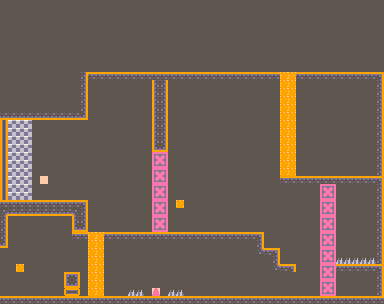

A 2D game scene composited from a Tiled map and its tileset images. What follows is a short description and the map's XML, with each tile layer's data collapsed to a summary:
An orthogonal 48x38 tile map with 8x8 px tiles, 4 tile layers (tiles, collide, spawns, waterfall).

<map version="1.10" tiledversion="1.11.2" orientation="orthogonal" renderorder="right-down" width="48" height="38" tilewidth="8" tileheight="8" infinite="0" nextlayerid="7" nextobjectid="5">
 <tileset firstgid="1" source="sample-sheet.tsx" />
 <layer id="1" name="tiles" width="48" height="38">
  <data>[1824 cells, 1817 non-empty, 9 distinct tile ids]</data>
 </layer>
 <layer id="2" name="collide" width="48" height="38">
  <data>[1824 cells, 207 non-empty, 19 distinct tile ids]</data>
 </layer>
 <layer id="3" name="spawns" width="48" height="38">
  <data>[1824 cells, 5 non-empty, 4 distinct tile ids]</data>
 </layer>
 <layer id="4" name="waterfall" width="48" height="38">
  <data>[1824 cells, 42 non-empty, 1 distinct tile ids]</data>
 </layer>
 <objectgroup id="6" name="ui" />
</map>
